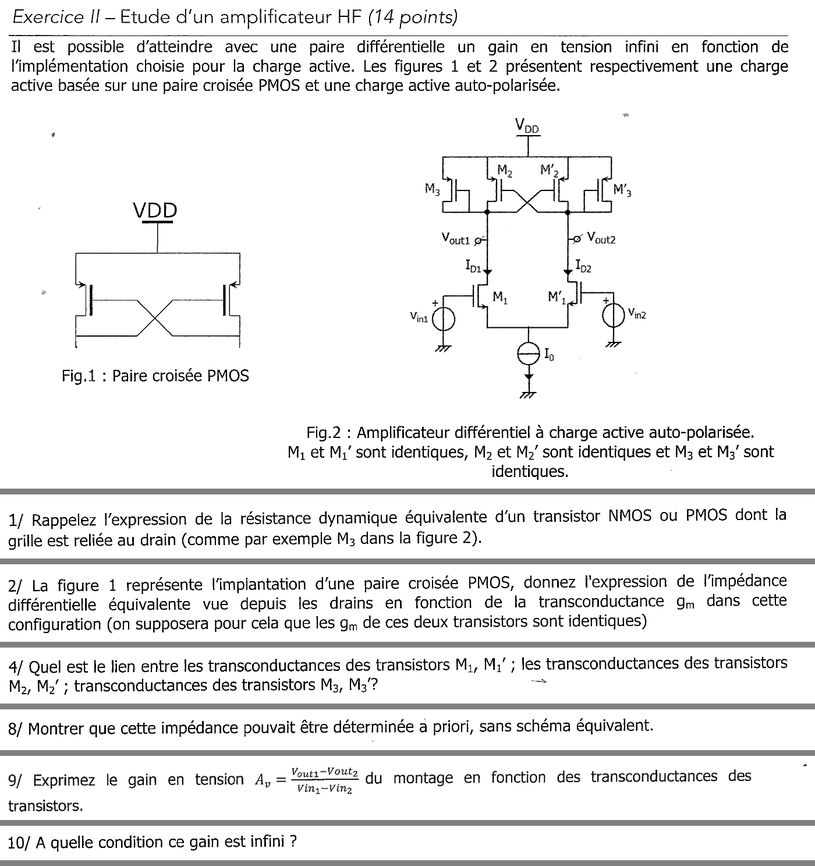
#> input picture _apercu_tmp/apercu.png, 815 x 866 px, shrunk from 1400 x 1487 before the run
$ python grille.py apercu.png apercu.png
#> lines starting #> are read from the running program, lines starting #| are printed output that depends on the picture
import sys
from PIL import Image, ImageDraw
src, dst = sys.argv[1], sys.argv[2]
im = Image.open(src).convert('RGB'); d = ImageDraw.Draw(im)
for y in range(0, im.height, 50):
    d.line([(0, y), (40, y)], fill=(255, 0, 0), width=2); d.text((42, y - 6), str(y), fill=(255, 0, 0))
    d.line([(im.width - 40, y), (im.width, y)], fill=(255, 0, 0), width=2)
for x in range(0, im.width, 100):
    d.line([(x, 0), (x, 25)], fill=(0, 0, 255), width=2); d.text((x + 2, 26), str(x), fill=(0, 0, 255))
im.save(dst)
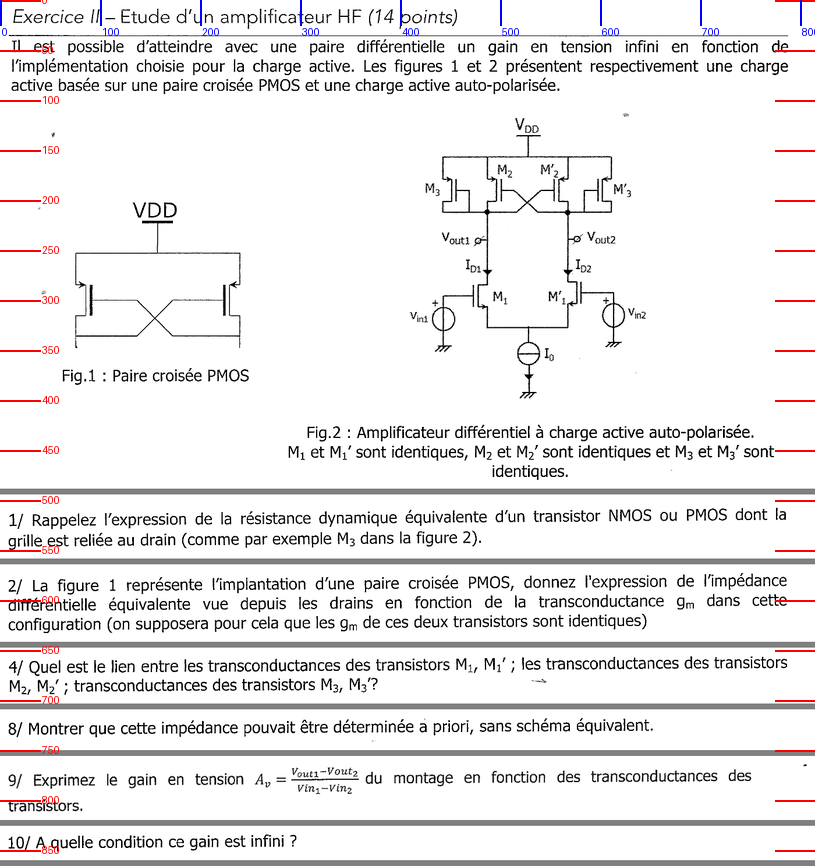
#> saved as apercu.png: PIL image 815x866 RGB; mean R, G, B 235, 233.7, 234
